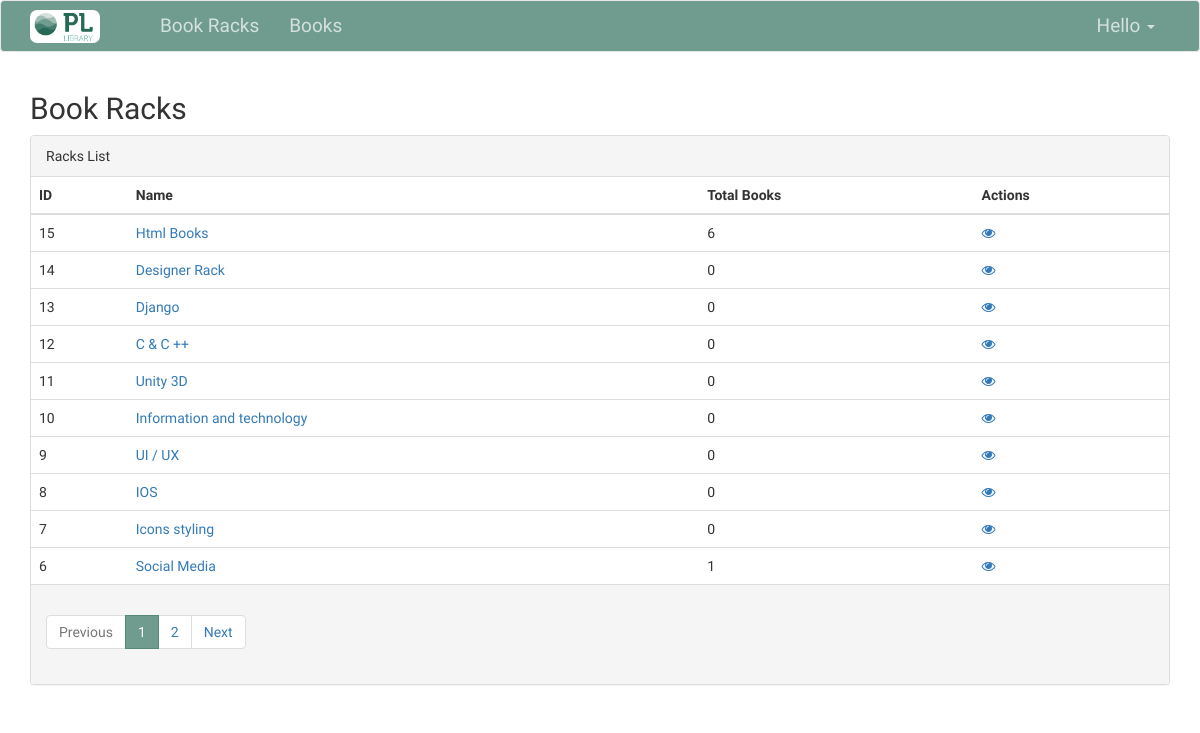
The app's page /book/racks/, older data.
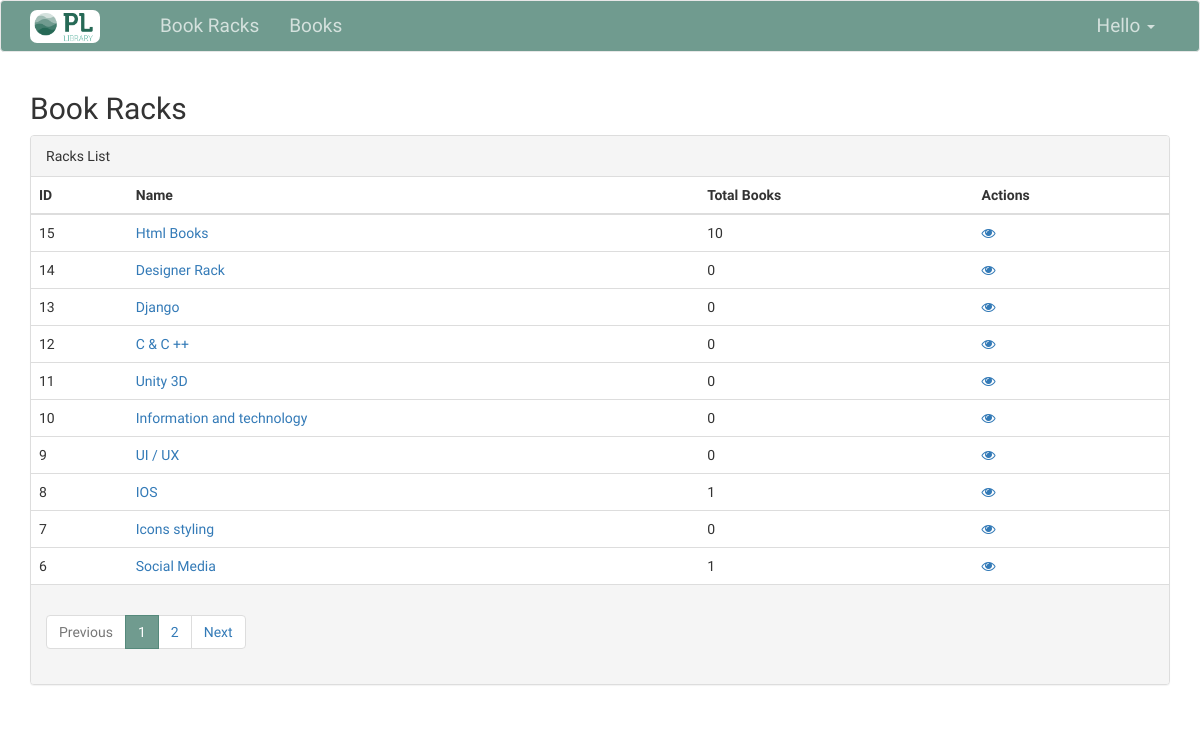
The same page, newer data.
### bookracks/models.py (models this page shows, shortened)
class DefaultModel(models.Model):
    created = models.DateTimeField(auto_now_add=True)
    modified = models.DateTimeField(auto_now=True)
    class Meta:
        abstract = True

class BookRack(DefaultModel):
    name = models.CharField(null=False, blank=False, max_length=255)
    slug = models.SlugField(null=True, blank=True, max_length=255, unique=True)
    description = models.TextField(null=True, blank=True)
    @property
    def total_books(self):
        return self.book_set.count()

### bookracks/views.py (the view)
# urls.py: path('racks/', views.RacksListView.as_view(), name="racks_list"),
class RacksListView(LoginRequiredMixin, ListView):
    model = BookRack
    template_name = 'bookracks/racks/index.html'
    paginate_by = 10
    def get_queryset(self):
        return super(RacksListView, self).get_queryset().order_by('-id')
    def get_context_data(self, *, object_list=None, **kwargs):
        context = super(RacksListView, self).get_context_data(object_list=None, **kwargs)
        return context

### templates/bookracks/racks/index.html
{% extends 'base.html' %}
{% block content %}
    <h2>Book Racks</h2>
    <div class="panel panel-default">
        <div class="panel-heading">Racks List</div>
        <div class="panel-body" style="padding: 0">
            <table class="table tabel-hover" style="margin-bottom: 0px">
                <thead>
                <tr>
                    <th>ID</th>
                    <th>Name</th>
                    <th>Total Books</th>
                    <th>Actions</th>
                </tr>
                </thead>
                <tbody>
                {% for rack in object_list %}
                    <tr>
                        <td>{{ rack.id }}</td>
                        <td> <a href="{% url 'racks:racks_detail' rack.slug %}"> {{ rack.name }} </a></td>
                        <td>{{ rack.total_books }}</td>
                        <td>
                            <a href="{% url 'racks:racks_detail' rack.slug %}"><i class="fa fa-eye"></i></a>
                        </td>
                    </tr>
                {% endfor %}
                </tbody>
            </table>
        </div>
        {% if is_paginated and paginator.page_range %}
            <div class="panel-footer">
                {% include 'elements/pagination.html' %}
            </div>
        {% endif %}
    </div>
{% endblock %}

Row changes from the older to the newer data that the page shows:
changed BookRack "Html Books": total_books "6" → "10"
changed BookRack "IOS": total_books "0" → "1"
